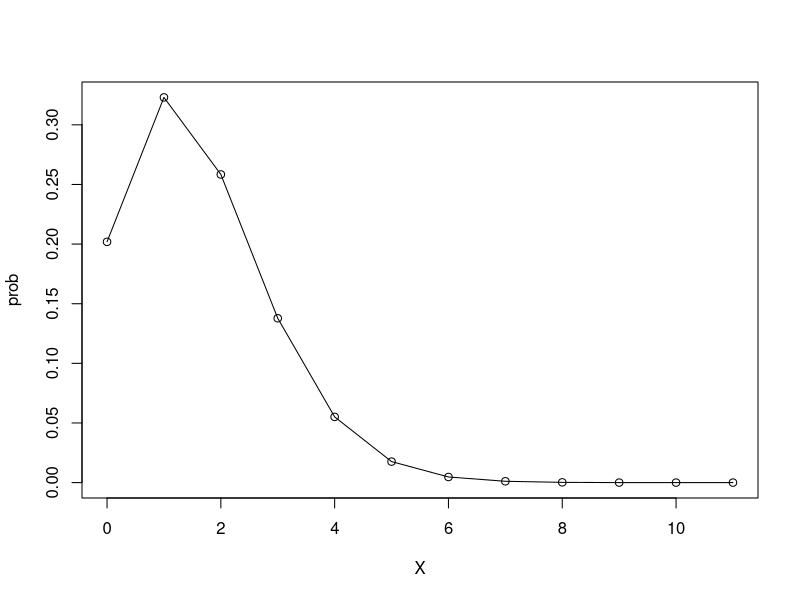

Source code (R):
#Poisson Distribution

#Problem 1
lambda = 12 #12 cars per minute
#X denotes the no.of cars crossing the bridge
# per minute
# P(x>=17) = 1 - P(x<=16)
Prob = 1 - ppois(16,lambda)
round(Prob,4)


#Problem 2
#(i)
lambda = 1.6 #10 minutes of interval

#X denotes the no of customers using the ATM
# for any 10 minutes of interval
#(ii)
prob_exactly_three = dpois(3,lambda)
prob_exactly_three

#(iii) P(X<=3)
prob_three_or_fewer = ppois(3,lambda)
prob_three_or_fewer

#(iv) P(X>=3) = 1 - P(X<=2)
# Here, lambda = 2*1.6 = 3.2
# since it is for any 20 minutes of interval
prob_atleast_three = 1 - ppois(2,3.2)
prob_atleast_three

#(v)
X = seq(0,11)
prob = round(dpois(X,1.6),4)
#Creating table
data.frame(X,prob)
#Plotting
plot(X, prob, type = "o")
